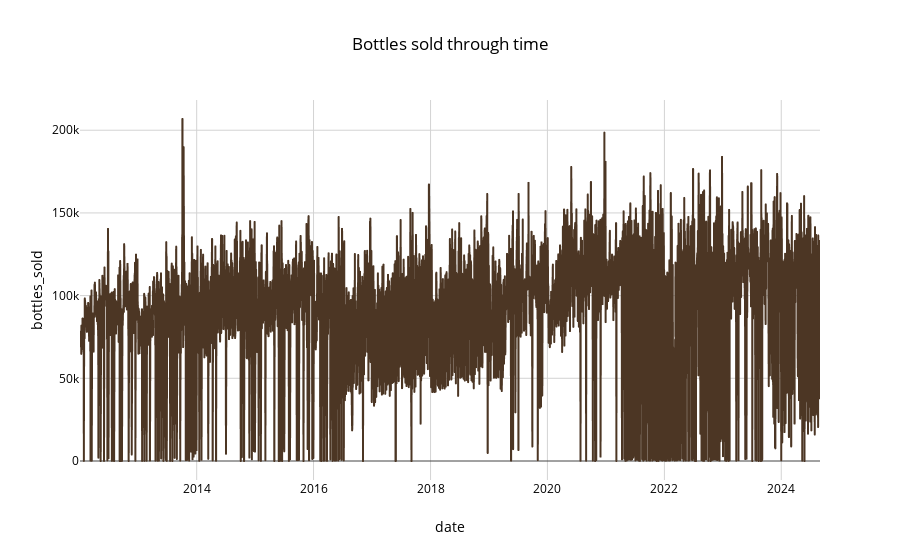

This figure's notebook cell:
### Code cell
px.line(grouped_by_date, y='bottles_sold', template= 'iowa', title= 'Bottles sold through time')

### Figure 1 — Plotly figure (JSON) as saved in the notebook; plotly's stock layout.template omitted (floating-point values rounded to 4 significant figures; data arrays with more than 128 entries replaced by an {"elided": "..."} marker saying what was removed)
{"data": [{"hovertemplate": "date=%{x}<br>bottles_sold=%{y}<extra></extra>", "legendgroup": "", "line": {"color": "#4c3624", "dash": "solid"}, "marker": {"symbol": "circle"}, "mode": "lines", "name": "", "showlegend": false, "type": "scattergl", "x": {"elided": "3310 str values"}, "xaxis": "x", "y": {"elided": "3310 int values"}, "yaxis": "y"}], "layout": {"legend": {"tracegroupgap": 0}, "title": {"text": "Bottles sold through time"}, "xaxis": {"anchor": "y", "domain": [0, 1], "title": {"text": "date"}}, "yaxis": {"anchor": "x", "domain": [0, 1], "title": {"text": "bottles_sold"}}}}
